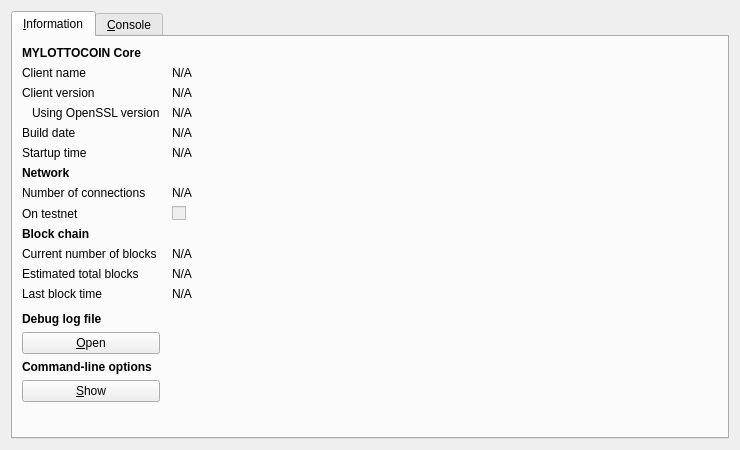
<?xml version="1.0" encoding="UTF-8"?>
<ui version="4.0">
 <class>RPCConsole</class>
 <widget class="QDialog" name="RPCConsole">
  <property name="geometry">
   <rect>
    <x>0</x>
    <y>0</y>
    <width>740</width>
    <height>450</height>
   </rect>
  </property>
  <property name="windowTitle">
   <string>MYLOTTOCOIN - Debug window</string>
  </property>
  <layout class="QVBoxLayout" name="verticalLayout_2">
   <item>
    <widget class="QTabWidget" name="tabWidget">
     <property name="currentIndex">
      <number>0</number>
     </property>
     <widget class="QWidget" name="tab_info">
      <attribute name="title">
       <string>&amp;Information</string>
      </attribute>
      <layout class="QGridLayout" name="gridLayout" columnstretch="0,1">
       <property name="horizontalSpacing">
        <number>12</number>
       </property>
       <item row="0" column="0">
        <widget class="QLabel" name="label_9">
         <property name="font">
          <font>
           <weight>75</weight>
           <bold>true</bold>
          </font>
         </property>
         <property name="text">
          <string>MYLOTTOCOIN Core</string>
         </property>
        </widget>
       </item>
       <item row="1" column="0">
        <widget class="QLabel" name="label_5">
         <property name="text">
          <string>Client name</string>
         </property>
        </widget>
       </item>
       <item row="1" column="1">
        <widget class="QLabel" name="clientName">
         <property name="cursor">
          <cursorShape>IBeamCursor</cursorShape>
         </property>
         <property name="text">
          <string>N/A</string>
         </property>
         <property name="textFormat">
          <enum>Qt::PlainText</enum>
         </property>
         <property name="textInteractionFlags">
          <set>Qt::LinksAccessibleByMouse|Qt::TextSelectableByKeyboard|Qt::TextSelectableByMouse</set>
         </property>
        </widget>
       </item>
       <item row="2" column="0">
        <widget class="QLabel" name="label_6">
         <property name="text">
          <string>Client version</string>
         </property>
        </widget>
       </item>
       <item row="2" column="1">
        <widget class="QLabel" name="clientVersion">
         <property name="cursor">
          <cursorShape>IBeamCursor</cursorShape>
         </property>
         <property name="text">
          <string>N/A</string>
         </property>
         <property name="textFormat">
          <enum>Qt::PlainText</enum>
         </property>
         <property name="textInteractionFlags">
          <set>Qt::LinksAccessibleByMouse|Qt::TextSelectableByKeyboard|Qt::TextSelectableByMouse</set>
         </property>
        </widget>
       </item>
       <item row="3" column="0">
        <widget class="QLabel" name="label_14">
         <property name="text">
          <string>Using OpenSSL version</string>
         </property>
         <property name="indent">
          <number>10</number>
         </property>
        </widget>
       </item>
       <item row="3" column="1">
        <widget class="QLabel" name="openSSLVersion">
         <property name="cursor">
          <cursorShape>IBeamCursor</cursorShape>
         </property>
         <property name="text">
          <string>N/A</string>
         </property>
         <property name="textFormat">
          <enum>Qt::PlainText</enum>
         </property>
         <property name="textInteractionFlags">
          <set>Qt::LinksAccessibleByMouse|Qt::TextSelectableByKeyboard|Qt::TextSelectableByMouse</set>
         </property>
        </widget>
       </item>
       <item row="4" column="0">
        <widget class="QLabel" name="label_12">
         <property name="text">
          <string>Build date</string>
         </property>
        </widget>
       </item>
       <item row="4" column="1">
        <widget class="QLabel" name="buildDate">
         <property name="cursor">
          <cursorShape>IBeamCursor</cursorShape>
         </property>
         <property name="text">
          <string>N/A</string>
         </property>
         <property name="textFormat">
          <enum>Qt::PlainText</enum>
         </property>
         <property name="textInteractionFlags">
          <set>Qt::LinksAccessibleByMouse|Qt::TextSelectableByKeyboard|Qt::TextSelectableByMouse</set>
         </property>
        </widget>
       </item>
       <item row="5" column="0">
        <widget class="QLabel" name="label_13">
         <property name="text">
          <string>Startup time</string>
         </property>
        </widget>
       </item>
       <item row="5" column="1">
        <widget class="QLabel" name="startupTime">
         <property name="cursor">
          <cursorShape>IBeamCursor</cursorShape>
         </property>
         <property name="text">
          <string>N/A</string>
         </property>
         <property name="textFormat">
          <enum>Qt::PlainText</enum>
         </property>
         <property name="textInteractionFlags">
          <set>Qt::LinksAccessibleByMouse|Qt::TextSelectableByKeyboard|Qt::TextSelectableByMouse</set>
         </property>
        </widget>
       </item>
       <item row="6" column="0">
        <widget class="QLabel" name="label_11">
         <property name="font">
          <font>
           <weight>75</weight>
           <bold>true</bold>
          </font>
         </property>
         <property name="text">
          <string>Network</string>
         </property>
        </widget>
       </item>
       <item row="7" column="0">
        <widget class="QLabel" name="label_7">
         <property name="text">
          <string>Number of connections</string>
         </property>
        </widget>
       </item>
       <item row="7" column="1">
        <widget class="QLabel" name="numberOfConnections">
         <property name="cursor">
          <cursorShape>IBeamCursor</cursorShape>
         </property>
         <property name="text">
          <string>N/A</string>
         </property>
         <property name="textFormat">
          <enum>Qt::PlainText</enum>
         </property>
         <property name="textInteractionFlags">
          <set>Qt::LinksAccessibleByMouse|Qt::TextSelectableByKeyboard|Qt::TextSelectableByMouse</set>
         </property>
        </widget>
       </item>
       <item row="8" column="0">
        <widget class="QLabel" name="label_8">
         <property name="text">
          <string>On testnet</string>
         </property>
        </widget>
       </item>
       <item row="8" column="1">
        <widget class="QCheckBox" name="isTestNet">
         <property name="enabled">
          <bool>false</bool>
         </property>
         <property name="text">
          <string/>
         </property>
        </widget>
       </item>
       <item row="9" column="0">
        <widget class="QLabel" name="label_10">
         <property name="font">
          <font>
           <weight>75</weight>
           <bold>true</bold>
          </font>
         </property>
         <property name="text">
          <string>Block chain</string>
         </property>
        </widget>
       </item>
       <item row="10" column="0">
        <widget class="QLabel" name="label_3">
         <property name="text">
          <string>Current number of blocks</string>
         </property>
        </widget>
       </item>
       <item row="10" column="1">
        <widget class="QLabel" name="numberOfBlocks">
         <property name="cursor">
          <cursorShape>IBeamCursor</cursorShape>
         </property>
         <property name="text">
          <string>N/A</string>
         </property>
         <property name="textFormat">
          <enum>Qt::PlainText</enum>
         </property>
         <property name="textInteractionFlags">
          <set>Qt::LinksAccessibleByMouse|Qt::TextSelectableByKeyboard|Qt::TextSelectableByMouse</set>
         </property>
        </widget>
       </item>
       <item row="11" column="0">
        <widget class="QLabel" name="label_4">
         <property name="text">
          <string>Estimated total blocks</string>
         </property>
        </widget>
       </item>
       <item row="11" column="1">
        <widget class="QLabel" name="totalBlocks">
         <property name="cursor">
          <cursorShape>IBeamCursor</cursorShape>
         </property>
         <property name="text">
          <string>N/A</string>
         </property>
         <property name="textFormat">
          <enum>Qt::PlainText</enum>
         </property>
         <property name="textInteractionFlags">
          <set>Qt::LinksAccessibleByMouse|Qt::TextSelectableByKeyboard|Qt::TextSelectableByMouse</set>
         </property>
        </widget>
       </item>
       <item row="12" column="0">
        <widget class="QLabel" name="label_2">
         <property name="text">
          <string>Last block time</string>
         </property>
        </widget>
       </item>
       <item row="12" column="1">
        <widget class="QLabel" name="lastBlockTime">
         <property name="cursor">
          <cursorShape>IBeamCursor</cursorShape>
         </property>
         <property name="text">
          <string>N/A</string>
         </property>
         <property name="textFormat">
          <enum>Qt::PlainText</enum>
         </property>
         <property name="textInteractionFlags">
          <set>Qt::LinksAccessibleByMouse|Qt::TextSelectableByKeyboard|Qt::TextSelectableByMouse</set>
         </property>
        </widget>
       </item>
       <item row="13" column="0">
        <spacer name="verticalSpacer_2">
         <property name="orientation">
          <enum>Qt::Vertical</enum>
         </property>
         <property name="sizeHint" stdset="0">
          <size>
           <width>20</width>
           <height>20</height>
          </size>
         </property>
        </spacer>
       </item>
       <item row="14" column="0">
        <widget class="QLabel" name="labelDebugLogfile">
         <property name="font">
          <font>
           <weight>75</weight>
           <bold>true</bold>
          </font>
         </property>
         <property name="text">
          <string>Debug log file</string>
         </property>
        </widget>
       </item>
       <item row="15" column="0">
        <widget class="QPushButton" name="openDebugLogfileButton">
         <property name="toolTip">
          <string>Open the MYLOTTOCOIN debug log file from the current data directory. This can take a few seconds for large log files.</string>
         </property>
         <property name="text">
          <string>&amp;Open</string>
         </property>
         <property name="autoDefault">
          <bool>false</bool>
         </property>
        </widget>
       </item>
       <item row="16" column="0">
        <widget class="QLabel" name="labelCLOptions">
         <property name="font">
          <font>
           <weight>75</weight>
           <bold>true</bold>
          </font>
         </property>
         <property name="text">
          <string>Command-line options</string>
         </property>
        </widget>
       </item>
       <item row="17" column="0">
        <widget class="QPushButton" name="showCLOptionsButton">
         <property name="toolTip">
          <string>Show the MYLOTTOCOIN-Qt help message to get a list with possible MYLOTTOCOIN command-line options.</string>
         </property>
         <property name="text">
          <string>&amp;Show</string>
         </property>
         <property name="autoDefault">
          <bool>false</bool>
         </property>
        </widget>
       </item>
       <item row="18" column="0">
        <spacer name="verticalSpacer">
         <property name="orientation">
          <enum>Qt::Vertical</enum>
         </property>
         <property name="sizeHint" stdset="0">
          <size>
           <width>20</width>
           <height>40</height>
          </size>
         </property>
        </spacer>
       </item>
      </layout>
     </widget>
     <widget class="QWidget" name="tab_console">
      <attribute name="title">
       <string>&amp;Console</string>
      </attribute>
      <layout class="QVBoxLayout" name="verticalLayout_3">
       <property name="spacing">
        <number>3</number>
       </property>
       <item>
        <widget class="QTextEdit" name="messagesWidget">
         <property name="minimumSize">
          <size>
           <width>0</width>
           <height>100</height>
          </size>
         </property>
         <property name="readOnly">
          <bool>true</bool>
         </property>
         <property name="tabKeyNavigation" stdset="0">
          <bool>false</bool>
         </property>
         <property name="columnCount" stdset="0">
          <number>2</number>
         </property>
        </widget>
       </item>
       <item>
        <layout class="QHBoxLayout" name="horizontalLayout">
         <property name="spacing">
          <number>3</number>
         </property>
         <item>
          <widget class="QLabel" name="label">
           <property name="text">
            <string notr="true">&gt;</string>
           </property>
          </widget>
         </item>
         <item>
          <widget class="QLineEdit" name="lineEdit"/>
         </item>
         <item>
          <widget class="QPushButton" name="clearButton">
           <property name="maximumSize">
            <size>
             <width>24</width>
             <height>24</height>
            </size>
           </property>
           <property name="toolTip">
            <string>Clear console</string>
           </property>
           <property name="text">
            <string/>
           </property>
           <property name="icon">
            <iconset resource="../bitcoin.qrc">
             <normaloff>:/icons/remove</normaloff>:/icons/remove</iconset>
           </property>
           <property name="shortcut">
            <string notr="true">Ctrl+L</string>
           </property>
           <property name="autoDefault">
            <bool>false</bool>
           </property>
          </widget>
         </item>
        </layout>
       </item>
      </layout>
     </widget>
    </widget>
   </item>
  </layout>
 </widget>
 <resources>
  <include location="../bitcoin.qrc"/>
 </resources>
 <connections/>
</ui>
